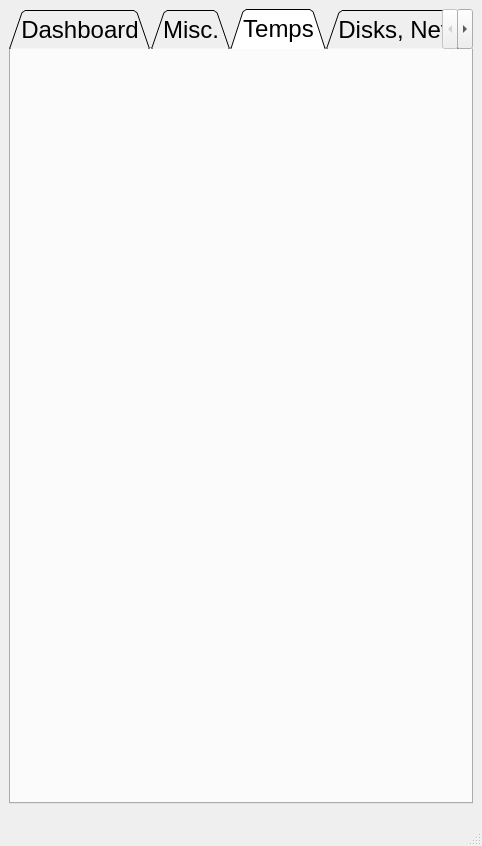
<?xml version="1.0" encoding="UTF-8"?>
<ui version="4.0">
 <class>MainWindow</class>
 <widget class="QMainWindow" name="MainWindow">
  <property name="geometry">
   <rect>
    <x>0</x>
    <y>0</y>
    <width>482</width>
    <height>846</height>
   </rect>
  </property>
  <property name="font">
   <font>
    <pointsize>18</pointsize>
   </font>
  </property>
  <property name="windowTitle">
   <string>MainWindow</string>
  </property>
  <widget class="QWidget" name="centralwidget">
   <layout class="QHBoxLayout" name="horizontalLayout_2">
    <item>
     <widget class="QTabWidget" name="tabWidget">
      <property name="sizePolicy">
       <sizepolicy hsizetype="Expanding" vsizetype="Expanding">
        <horstretch>0</horstretch>
        <verstretch>0</verstretch>
       </sizepolicy>
      </property>
      <property name="tabShape">
       <enum>QTabWidget::TabShape::Triangular</enum>
      </property>
      <property name="currentIndex">
       <number>2</number>
      </property>
      <property name="tabBarAutoHide">
       <bool>false</bool>
      </property>
      <widget class="QWidget" name="tab_1">
       <attribute name="title">
        <string>Dashboard</string>
       </attribute>
       <widget class="QWidget" name="layoutWidget">
        <property name="geometry">
         <rect>
          <x>10</x>
          <y>670</y>
          <width>440</width>
          <height>38</height>
         </rect>
        </property>
        <layout class="QHBoxLayout" name="horizontalLayout">
         <item>
          <widget class="QPushButton" name="pushButton_Refresh">
           <property name="text">
            <string>Refresh</string>
           </property>
          </widget>
         </item>
         <item>
          <widget class="QPushButton" name="pushButton_Kill">
           <property name="text">
            <string>Kill Process</string>
           </property>
          </widget>
         </item>
         <item>
          <widget class="QPushButton" name="pushButton_3">
           <property name="text">
            <string>Clear Caches</string>
           </property>
          </widget>
         </item>
        </layout>
       </widget>
       <widget class="QWidget" name="layoutWidget">
        <property name="geometry">
         <rect>
          <x>11</x>
          <y>2</y>
          <width>441</width>
          <height>661</height>
         </rect>
        </property>
        <layout class="QVBoxLayout" name="verticalLayout_4">
         <item>
          <layout class="QVBoxLayout" name="verticalLayout">
           <item>
            <widget class="QLabel" name="label_cpu">
             <property name="text">
              <string>Cpu Percentage</string>
             </property>
            </widget>
           </item>
           <item>
            <widget class="QProgressBar" name="progressBar_1">
             <property name="value">
              <number>0</number>
             </property>
             <property name="invertedAppearance">
              <bool>false</bool>
             </property>
            </widget>
           </item>
           <item>
            <widget class="QLabel" name="label_mem">
             <property name="text">
              <string>Memory Percentage</string>
             </property>
            </widget>
           </item>
           <item>
            <widget class="QProgressBar" name="progressBar_2">
             <property name="value">
              <number>100</number>
             </property>
            </widget>
           </item>
          </layout>
         </item>
         <item>
          <widget class="QLineEdit" name="lineEdit_Search">
           <property name="text">
            <string/>
           </property>
           <property name="placeholderText">
            <string>Search...</string>
           </property>
          </widget>
         </item>
         <item>
          <widget class="QListWidget" name="listWidget"/>
         </item>
        </layout>
       </widget>
      </widget>
      <widget class="QWidget" name="tab">
       <attribute name="title">
        <string>Misc.</string>
       </attribute>
       <widget class="QWidget" name="gridLayoutWidget">
        <property name="geometry">
         <rect>
          <x>10</x>
          <y>10</y>
          <width>441</width>
          <height>461</height>
         </rect>
        </property>
        <layout class="QGridLayout" name="gridLayout_Core"/>
       </widget>
       <widget class="QWidget" name="layoutWidget">
        <property name="geometry">
         <rect>
          <x>10</x>
          <y>480</y>
          <width>441</width>
          <height>80</height>
         </rect>
        </property>
        <layout class="QVBoxLayout" name="verticalLayout_2">
         <item>
          <widget class="QLabel" name="label_Swap">
           <property name="text">
            <string>Swap Memory</string>
           </property>
          </widget>
         </item>
         <item>
          <widget class="QProgressBar" name="progressBar_Swap">
           <property name="value">
            <number>24</number>
           </property>
          </widget>
         </item>
        </layout>
       </widget>
      </widget>
      <widget class="QWidget" name="tab_5">
       <attribute name="title">
        <string>Temps</string>
       </attribute>
       <widget class="QWidget" name="gridLayoutWidget_2">
        <property name="geometry">
         <rect>
          <x>10</x>
          <y>10</y>
          <width>441</width>
          <height>601</height>
         </rect>
        </property>
        <layout class="QGridLayout" name="gridLayout_Temps"/>
       </widget>
      </widget>
      <widget class="QWidget" name="tab_4">
       <attribute name="title">
        <string>Disks, Net</string>
       </attribute>
       <widget class="QWidget" name="verticalLayoutWidget_2">
        <property name="geometry">
         <rect>
          <x>10</x>
          <y>10</y>
          <width>441</width>
          <height>241</height>
         </rect>
        </property>
        <layout class="QVBoxLayout" name="verticalLayout_Disks"/>
       </widget>
       <widget class="QWidget" name="verticalLayoutWidget_3">
        <property name="geometry">
         <rect>
          <x>10</x>
          <y>260</y>
          <width>441</width>
          <height>451</height>
         </rect>
        </property>
        <layout class="QVBoxLayout" name="verticalLayout_NetStuff"/>
       </widget>
      </widget>
      <widget class="QWidget" name="tab_3">
       <attribute name="title">
        <string>Graphs</string>
       </attribute>
       <widget class="QWidget" name="verticalLayoutWidget">
        <property name="geometry">
         <rect>
          <x>10</x>
          <y>10</y>
          <width>441</width>
          <height>701</height>
         </rect>
        </property>
        <layout class="QVBoxLayout" name="verticalLayout_ChartThing"/>
       </widget>
      </widget>
      <widget class="QWidget" name="tab_2">
       <attribute name="title">
        <string>Settings</string>
       </attribute>
       <widget class="QSpinBox" name="spinBox_Interval">
        <property name="geometry">
         <rect>
          <x>180</x>
          <y>10</y>
          <width>91</width>
          <height>51</height>
         </rect>
        </property>
        <property name="minimum">
         <number>1</number>
        </property>
        <property name="maximum">
         <number>60</number>
        </property>
       </widget>
       <widget class="QPushButton" name="pushButton_SaveSettings">
        <property name="geometry">
         <rect>
          <x>10</x>
          <y>590</y>
          <width>441</width>
          <height>51</height>
         </rect>
        </property>
        <property name="text">
         <string>Save Settings</string>
        </property>
       </widget>
       <widget class="QLabel" name="label">
        <property name="geometry">
         <rect>
          <x>10</x>
          <y>10</y>
          <width>181</width>
          <height>51</height>
         </rect>
        </property>
        <property name="text">
         <string>Interval Time:</string>
        </property>
       </widget>
      </widget>
     </widget>
    </item>
   </layout>
  </widget>
  <widget class="QMenuBar" name="menubar">
   <property name="geometry">
    <rect>
     <x>0</x>
     <y>0</y>
     <width>482</width>
     <height>33</height>
    </rect>
   </property>
  </widget>
  <widget class="QStatusBar" name="statusbar"/>
 </widget>
 <resources/>
 <connections/>
</ui>
